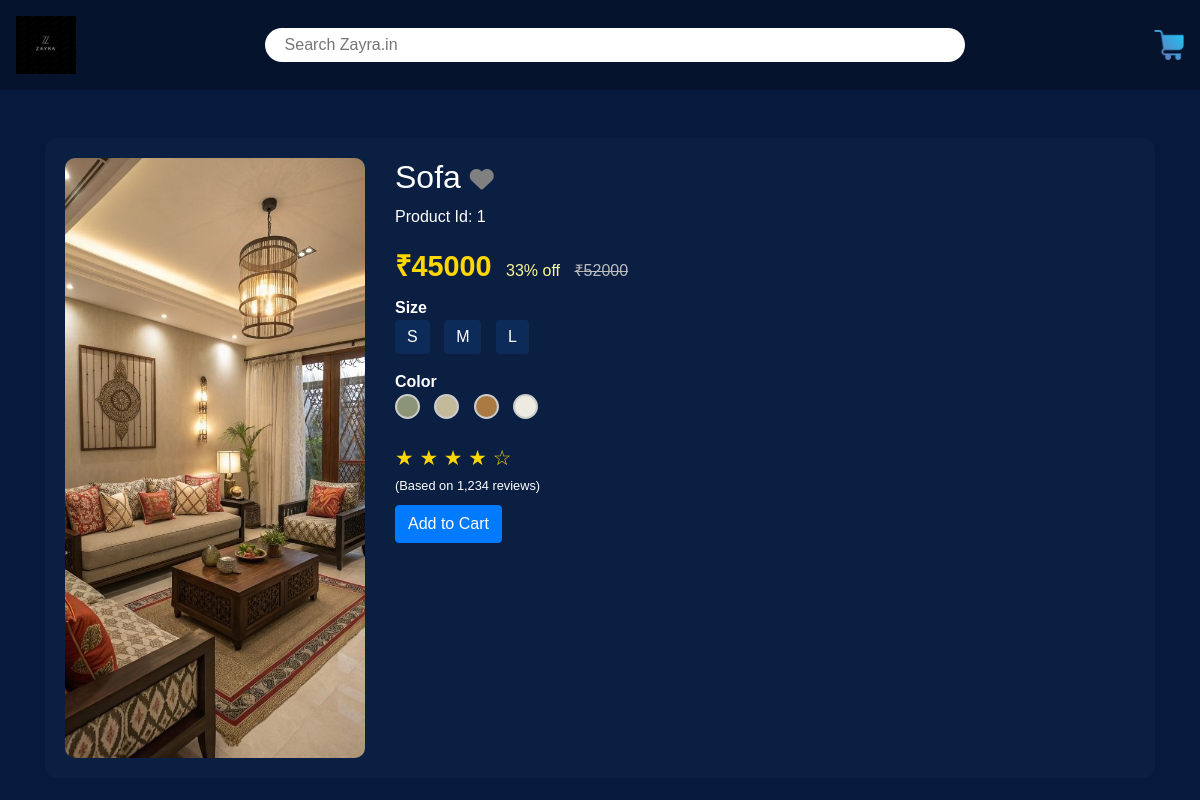
Page /products/product/1/ on the committed database.
### products/models.py (models this page shows, shortened)
class Product(models.Model):
    category = models.ForeignKey(Category, on_delete=models.CASCADE, related_name='products')
    name = models.CharField(max_length=255)
    price = models.DecimalField(max_digits=10, decimal_places=2)
    image = models.ImageField(upload_to='products/', default='products/default.jpg')
    description = models.TextField(blank=True, null=True)

### products/views.py (the view)
# urls.py: path('product/<int:pk>/', views.product_detail, name='product_detail'),
def product_detail(request, pk):
    product = get_object_or_404(Product, pk=pk)
    wishlist_products = WishlistItem.objects.filter(user=request.user).values_list('product_id', flat=True) if request.user.is_authenticated else []
    return render(request, 'products/prod_details.html', {
        'product': product,
        'wishlist_products': wishlist_products,
    })

### products/templates/products/prod_details.html (shortened to what this page needs)
{% load static %}
<!DOCTYPE html>
<html lang="en">
<head>
  <link rel="stylesheet" href="https://stackpath.bootstrapcdn.com/bootstrap/4.5.2/css/bootstrap.min.css"/>
  <link rel="stylesheet" href="https://cdnjs.cloudflare.com/ajax/libs/font-awesome/6.4.0/css/all.min.css"/>
</head>
<body>
  <div class="navbar d-flex justify-content-between align-items-center">
    <img src="{% static 'products/imgs/logo.jpg' %}" alt="ZAYRA Logo" width="60"/>
    <input type="text" placeholder="Search Zayra.in"/>
    <img src="{% static 'products/imgs/shopping-cart.png' %}" alt="Cart" width="30"/>
  </div>
  <div class="container mt-5">
    <div class="card-custom">
      <img src="{{ product.image.url }}" alt="{{ product.name }}" class="product-img"/>
      <div>
        <h2>
          {{ product.name }}
          <i id="heart-icon-{{ product.id }}"
          class="fa fa-heart wishlist-icon {% if product.id in wishlist_products %}red{% else %}gray{% endif %}"
          data-product-id="{{ product.id }}"
          onclick="addToWishlist(this)"
          title="Add to Wishlist"
          style="cursor: pointer; font-size: 24px;"></i>
        </h2>
        <p>Product Id: {{ product.id }}</p>
        <div class="mb-2">
          <span class="price">₹{{ product.price|floatformat:0 }}</span>
          <span class="discount">33% off</span>
          <span class="old-price">₹{{ product.price|add:"7000"|floatformat:0 }}</span>
        </div>
        <div class="mb-3">
          <strong>Size</strong><br/>
          <button class="size-btn">S</button>
          <button class="size-btn">M</button>
          <button class="size-btn">L</button>
        </div>
        <div class="mb-3">
          <strong>Color</strong><br/>
          <span class="color-circle" style="background-color: #8b9477;"></span>
          <span class="color-circle" style="background-color: #c2ba99;"></span>
          <span class="color-circle" style="background-color: #ab7942;"></span>
          <span class="color-circle" style="background-color: #eceae1;"></span>
        </div>
        <div class="mb-2">
          <span class="stars">★ ★ ★ ★ ☆</span><br/>
          <small>(Based on 1,234 reviews)</small>
        </div>
        <a href="{% url 'cart:add_to_cart' product.id %}" class="btn btn-primary">Add to Cart</a>
      </div>
    </div>
  </div>
</body>
</html>

### products/templates/products/prod_details.html (style rules this page uses)
body { background-color: #071a3d; color: white; font-family: Arial, sans-serif; }
.navbar { background-color: #05132d; padding: 1rem; }
.navbar input { border-radius: 50px; padding: 5px 20px; width: 60%; border: none; outline: none; }
.card-custom { background-color: #0b1f42; border-radius: 12px; padding: 20px; display: flex; gap: 30px; }
.product-img { width: 300px; height: auto; border-radius: 10px; }
.price { font-size: 1.8rem; color: gold; font-weight: bold; }
.old-price { text-decoration: line-through; color: #bbb; margin-left: 10px; }
.discount { color: #fff899; margin-left: 10px; }
.size-btn, .color-circle { margin-right: 10px; }
.size-btn { background-color: #0d2b59; color: white; border: none; padding: 5px 12px; border-radius: 4px; }
.color-circle { width: 25px; height: 25px; border-radius: 50%; display: inline-block; border: 2px solid #ccc; }
.stars { color: gold; font-size: 1.3rem; }
.wishlist-icon.gray { color: gray; }

### rows in the picture
Product: image (picture), name "Sofa", id "1", price "45000", price|add "52000"
